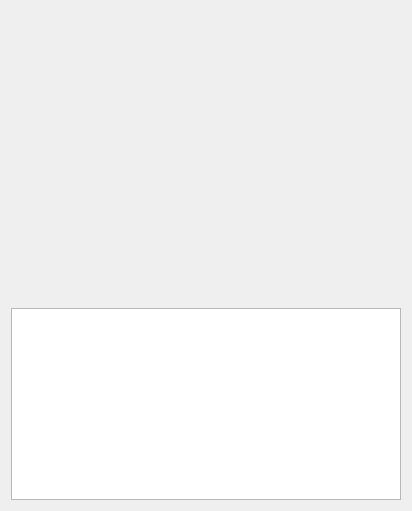
<?xml version="1.0" encoding="UTF-8"?>
<ui version="4.0">
 <class>videoTab</class>
 <widget class="QWidget" name="videoTab">
  <property name="geometry">
   <rect>
    <x>0</x>
    <y>0</y>
    <width>412</width>
    <height>511</height>
   </rect>
  </property>
  <property name="windowTitle">
   <string>Form</string>
  </property>
  <layout class="QVBoxLayout" name="verticalLayout">
   <item>
    <widget class="MPlayerWidget" name="videoWidget" native="true">
     <property name="sizePolicy">
      <sizepolicy hsizetype="Expanding" vsizetype="Expanding">
       <horstretch>0</horstretch>
       <verstretch>1</verstretch>
      </sizepolicy>
     </property>
    </widget>
   </item>
   <item>
    <widget class="QTextEdit" name="logBox">
     <property name="sizePolicy">
      <sizepolicy hsizetype="Expanding" vsizetype="Fixed">
       <horstretch>0</horstretch>
       <verstretch>0</verstretch>
      </sizepolicy>
     </property>
     <property name="readOnly">
      <bool>true</bool>
     </property>
    </widget>
   </item>
  </layout>
 </widget>
 <customwidgets>
  <customwidget>
   <class>MPlayerWidget</class>
   <extends>QWidget</extends>
   <header>mplayerwidget.h</header>
   <container>1</container>
  </customwidget>
 </customwidgets>
 <resources/>
 <connections/>
</ui>
